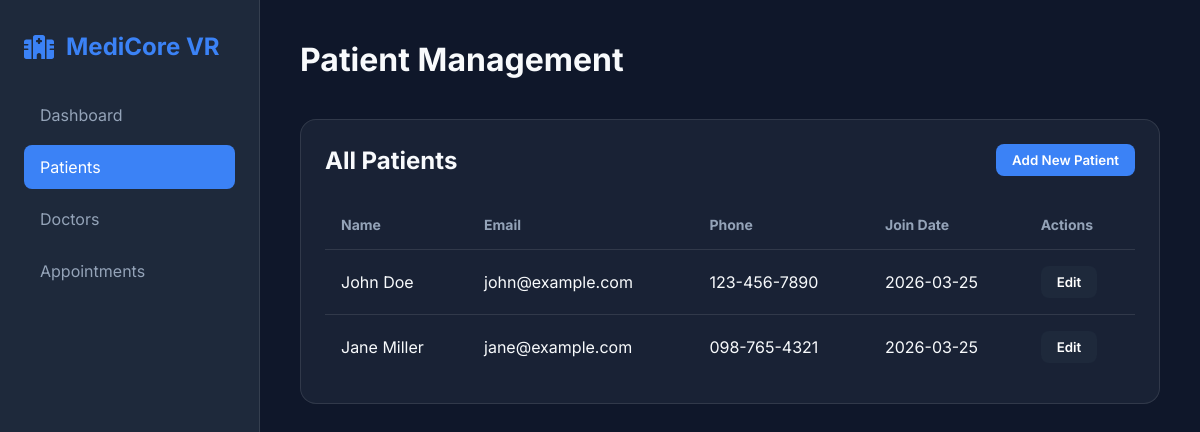
Page /patients on the committed database.
### models.py (models this page shows, shortened)
class Patient(db.Model):
    id = db.Column(db.Integer, primary_key=True)
    name = db.Column(db.String(100), nullable=False)
    email = db.Column(db.String(120), unique=True, nullable=False)
    phone = db.Column(db.String(20))
    date_of_birth = db.Column(db.Date)
    created_at = db.Column(db.DateTime, default=datetime.utcnow)
    appointments = db.relationship('Appointment', backref='patient', lazy=True)

### app.py (the view)
@app.route('/patients')
def patients():
    all_patients = Patient.query.all()
    return render_template('patients.html', patients=all_patients)

### templates/patients.html (shortened to what this page needs)
{% extends "base.html" %}
{% block content %}
<header>
    <h1>Patient Management</h1>
</header>
<div class="data-card">
    <div style="display: flex; justify-content: space-between; align-items: center; margin-bottom: 1.5rem;">
        <h2>All Patients</h2>
        <button class="btn btn-primary">Add New Patient</button>
    </div>
    <table>
        <thead>
            <tr>
                <th>Name</th>
                <th>Email</th>
                <th>Phone</th>
                <th>Join Date</th>
                <th>Actions</th>
            </tr>
        </thead>
        <tbody>
            {% for patient in patients %}
            <tr>
                <td>{{ patient.name }}</td>
                <td>{{ patient.email }}</td>
                <td>{{ patient.phone }}</td>
                <td>{{ patient.created_at.strftime('%Y-%m-%d') }}</td>
                <td><button class="btn" style="background: #1e293b; color: white;">Edit</button></td>
            </tr>
            {% endfor %}
        </tbody>
    </table>
</div>
{% endblock %}

### static/css/style.css (style rules this page uses)
:root { --bg-color: #0f172a; --card-bg: rgba(30, 41, 59, 0.7); --primary-color: #3b82f6; --secondary-color: #1e293b; --text-main: #f8fafc; --text-muted: #94a3b8; --glass-border: rgba(255, 255, 255, 0.1); }
* { margin: 0; padding: 0; box-sizing: border-box; font-family: 'Inter', system-ui, -apple-system, sans-serif; }
body { background-color: var(--bg-color); color: var(--text-main); display: flex; min-height: 100vh; }
header { margin-bottom: 2.5rem; }
h1 { font-size: 2rem; font-weight: 700; }
.data-card { background: var(--card-bg); backdrop-filter: blur(10px); border-radius: 1rem; border: 1px solid var(--glass-border); padding: 1.5rem; }
table { width: 100%; border-collapse: collapse; margin-top: 1rem; }
th { text-align: left; color: var(--text-muted); font-size: 0.875rem; padding: 1rem; border-bottom: 1px solid var(--glass-border); }
td { padding: 1rem; border-bottom: 1px solid var(--glass-border); }
tr:last-child td { border-bottom: none; }
.btn { padding: 0.5rem 1rem; border-radius: 0.5rem; border: none; cursor: pointer; font-weight: 600; transition: opacity 0.2s; }
.btn-primary { background: var(--primary-color); color: white; }

### rows in the picture
Patient: name "John Doe", email "john@example.com", phone "123-456-7890", created_at "2026-03-25"
Patient: name "Jane Miller", email "jane@example.com", phone "098-765-4321", created_at "2026-03-25"
